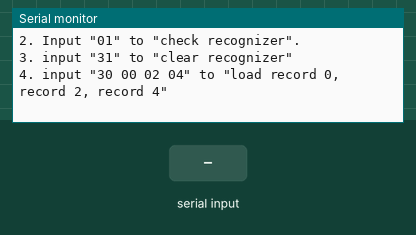
The sketch below on a simulated Arduino Uno, built for the host (arithmetic inside an expression is 32-bit, double 64-bit). Parts: the last lines printed to the serial monitor. The test bench sets the inputs (shaded band).

Above: at 1.2 s.
1.3 s: "90 45\n" received over Serial
At 2.2 s:
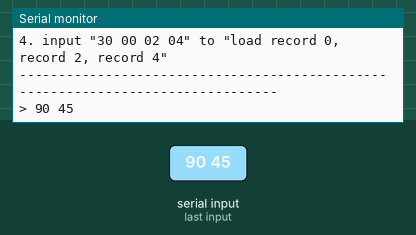
2.8 s: "30 150\n" received over Serial
At 3.8 s:
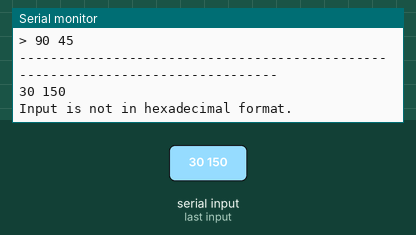
4.3 s: "8\n" received over Serial
At 5.1 s:
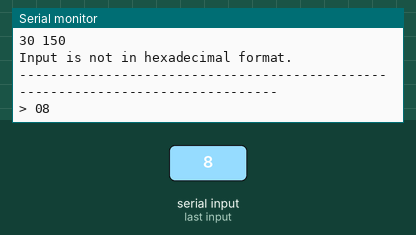

The sketch:

vr_sample_bridge.ino
```cpp
/**
  ******************************************************************************
  * @file    vr_sample_bridge.ino
  * @author  JiapengLi
  * @brief   This file provides a demostration on
              how to control led by using VoiceRecognitionModule
  ******************************************************************************
  * @note:
        Use this sample to try the command of VoiceRecognition Module.
    Eg:
       1. Enable Arduino Serial monitor "Send with newline" feture, Baud rate 115200.
       2. Input "01" to "check recognizer",
       3. input "31" to "clear recognizer",
       4. input "30 00 02 04" to "load record 0, record 2, record 4"
  ******************************************************************************
  * @section  HISTORY

    2013/06/17    Initial version.
  */

#include <SoftwareSerial.h>
#include "VoiceRecognitionV3.h"

/**
  Connection
  Arduino    VoiceRecognitionModule
   2   ------->     TX
   3   ------->     RX
*/
VR myVR(2,3);    // 2:RX 3:TX, you can choose your favourite pins.

/***************************************************************************/
// command analyze part
#define CMD_BUF_LEN      64+1
uint8_t cmd[CMD_BUF_LEN];
uint8_t cmd_cnt;
uint8_t *paraAddr;

uint8_t buf[400];
uint8_t buflen[32];

void setup(void)
{
  myVR.begin(9600);

  /** initialize */
  Serial.begin(115200);
  Serial.println(F("Elechouse Voice Recognition V3 Module \"bridge\" sample."));
  Serial.println(F("Eg:\r\n1. Enable Arduino Serial monitor \"Send with newline\" feture, Baud rate 115200.\r\n2. Input \"01\" to \"check recognizer\".\r\n3. input \"31\" to \"clear recognizer\"\r\n4. input \"30 00 02 04\" to \"load record 0, record 2, record 4\""));
}

void loop(void)
{
  int len, i, ret, index;

  /** receive Serial command */
  len = receiveCMD();
  if(len > 0){
    printSeperator();
    if(!checkCMD(len)){
      ret = convertCMD(buf, len);
      if(ret>0){
        Serial.print("> ");
        myVR.writehex(buf, ret);
        myVR.send_pkt(buf, ret);
        Serial.println();
      }else{
        /** received command is invalid */
        /** display the receved command back */
        Serial.write(cmd, len);
        Serial.println(F("Input is not in hexadecimal format."));
      }
    }else{
      /** received command is invalid */
      /** display the receved command back */
      Serial.print("> ");
      Serial.write(cmd, len);
      Serial.println(F("Input is not in hexadecimal format."));

    }
//    printSeperator();
  }

  /** recieve all packet a time */
  len=0;
  index = 0;
  while(1){
    ret = myVR.receive_pkt(buf+len, 50);
    if(ret>0){
      len+=ret;
      buflen[index] = ret;
      index++;
    }else{
      break;
    }
  }
  if(index > 0){
    len = 0;
    for(i=0; i<index; i++){
      Serial.print("< ");
      myVR.writehex(buf+len, buflen[i]);
      len += buflen[i];
      Serial.println();
    }
  }
}

/**
  @brief   receive command from Serial.
  @param   NONE.
  @retval  command length, if no command receive return -1.
*/
int receiveCMD()
{
  int ret;
  int len;
  unsigned long start_millis;
  start_millis = millis();
  if(!Serial.available()){
    return -1;
  }
  while(1){
    ret = Serial.read();
    if(ret>0){
      start_millis = millis();
      cmd[cmd_cnt] = ret;
      if(cmd[cmd_cnt] == '\n'){
        len = cmd_cnt+1;
        cmd_cnt = 0;
        return len;
      }
      cmd_cnt++;
      if(cmd_cnt == CMD_BUF_LEN){
        cmd_cnt = 0;
        return -1;
      }
    }

    if(millis() - start_millis > 100){
      cmd_cnt = 0;
      return -1;
    }
  }
}

/**
  @brief   Check command format.
  @param   len  -->  command length
  @retval  0  -->  command is valid
          -1  -->  command is invalid
*/
int checkCMD(int len)
{
  int i;
  for(i=0; i<len; i++){
    if(cmd[i] >='0' && cmd[i] <= '9'){

    }else if(cmd[i] >='a' && cmd[i] <= 'f'){

    }else if(cmd[i] >='A' && cmd[i] <= 'Z'){

    }else if(cmd[i] == '\t' || cmd[i] == ' ' || cmd[i] == '\r' || cmd[i] == '\n'){

    }else{
      return -1;
    }
  }
  return 0;
}

/**
  @brief   Check the number of parameters in the command
  @param   len  -->  command length
  @retval  number of parameters
*/
int checkParaNum(int len)
{
  int cnt=0, i;
  for(i=0; i<len; ){
    if(cmd[i]!='\t' && cmd[i]!=' ' && cmd[i] != '\r' && cmd[i] != '\n'){
      cnt++;
      while(cmd[i] != '\t' && cmd[i] != ' ' && cmd[i] != '\r' && cmd[i] != '\n'){
        i++;
      }
    }
    i++;
  }
  return cnt;
}

/**
  @brief   Find the specified parameter.
  @param   len       -->  command length
           paraIndex -->  parameter index
           addr      -->  return value. position of the parameter
  @retval  length of specified parameter
*/
int findPara(int len, int paraIndex, uint8_t **addr)
{
  int cnt=0, i, paraLen;
  uint8_t dt;
  for(i=0; i<len; ){
    dt = cmd[i];
    if(dt!='\t' && dt!=' '){
      cnt++;
      if(paraIndex == cnt){
        *addr = cmd+i;
        paraLen = 0;
        while(cmd[i] != '\t' && cmd[i] != ' ' && cmd[i] != '\r' && cmd[i] != '\n'){
          i++;
          paraLen++;
        }
        return paraLen;
      }else{
        while(cmd[i] != '\t' && cmd[i] != ' ' && cmd[i] != '\r' && cmd[i] != '\n'){
          i++;
        }
      }
    }else{
      i++;
    }
  }
  return -1;
}

uint32_t atoh(uint8_t *str)
{
  int i, ret;
  i=0, ret = 0;
  while( (str[i]>='0' && str[i]<='9') || (str[i]>='A' && str[i]<='F') || (str[i]>='a' && str[i]<='f') ){
    if(i==8){
      ret = 0;
      break;
    }
    ret <<= 4;
    if(str[i]>='0' && str[i]<='9'){
      ret += (str[i]-'0');
    }else if(str[i]>='A' && str[i]<='F'){
      ret += (str[i] - 'A' + 0x0A);
    }else if(str[i]>='a' && str[i]<='f'){
      ret += (str[i] - 'a' + 0x0A);
    }
    i++;
  }

  return ret;
}

int convertCMD(uint8_t *des, int len)
{
  int i, paraNum, paraLen;
  paraNum = checkParaNum(len);
  for(i=0; i<paraNum; i++){
    paraLen = findPara(len , i+1, &paraAddr);
    if(paraLen>2){
      return -1;
    }
    des[i] = atoh(paraAddr);
    if(des[i] == 0){
      if(*paraAddr != '0'){
        return -1;
      }
      if(paraLen == 2 && *(paraAddr+1) != '0'){
        return -1;
      }
    }
  }
  return paraNum;
}

/**
  @brief   Print seperator. Print 80 '-'.
*/
void printSeperator()
{
  for(int i=0; i<80; i++){
    Serial.write('-');
  }
  Serial.println();
}
```

Measured:
- after the input at 1.3 s, the serial monitor: prints a new line at once (image 1)
- after the input at 2.8 s, the serial monitor: prints a new line at once (image 2)
- after the input at 4.3 s, the serial monitor: prints a new line at once (image 3)
